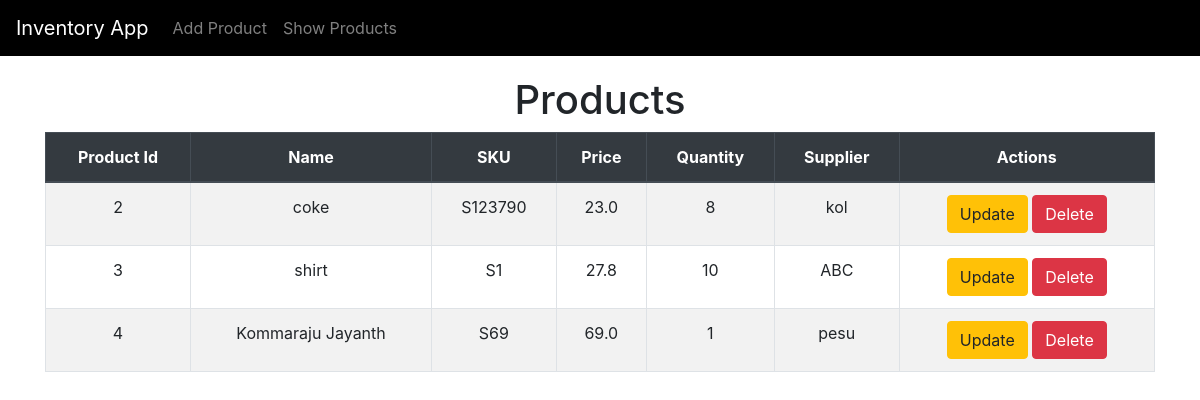
Page /list/ on the committed database.
### invApp/models.py (models this page shows, shortened)
class Product(models.Model):
    product_id=models.AutoField(primary_key=True)
    name=models.CharField(max_length=100)
    sku=models.CharField(max_length=50,unique=True)
    price=models.FloatField()
    quantity=models.IntegerField()
    supplier=models.CharField(max_length=100)

### invApp/views.py (the view)
# urls.py: path('list/',views.product_list_view,name='product_list'),
def product_list_view(request):
    products=Product.objects.all()
    return render(request,'invApp/product_list.html',{'products':products})

### invApp/templates/invApp/product_list.html (shortened to what this page needs)
{% extends "invApp/layout.html" %}
{% block content %}
<h1 class="text-center">Products</h1>
<table class="table  table-bordered table-striped text-center">
    <thead class="thead-dark">
        <tr>
            <th>Product Id</th>
            <th>Name</th>
            <th>SKU</th>
            <th>Price</th>
            <th>Quantity</th>
            <th>Supplier</th>
            <th>Actions</th>
        </tr>
    </thead>
    <tbody>
        {% for product in products %}
        <tr>
            <td> {{product.product_id }}</td>
            <td> {{product.name }}</td>
            <td> {{product.sku }}</td>
            <td> {{product.price }}</td>
            <td> {{product.quantity }}</td>
            <td> {{product.supplier }}</td>
            <td>
                <a href="{% url 'product_update' product.product_id %}" class="btn btn-warning">Update</a>
                <a href="{% url 'product_delete' product.product_id %}" class="btn btn-danger">Delete</a>
            </td>
        </tr>
        {% endfor %}
    </tbody>
</table>
{% endblock %}

### invApp/templates/invApp/layout.html (shortened to what this page needs)
<!DOCTYPE html>
<html>
    <head>
        <link  rel="stylesheet" href="https://cdn.jsdelivr.net/npm/bootstrap@4.5.2/dist/css/bootstrap.min.css">
    </head>
    <body>
        <nav class="navbar navbar-expand-lg navbar-dark fixed-top">
        <a href="{% url 'home' %}" class="navbar-brand">Inventory App</a>
        <div class="collapse navbar-collapse" id="navbarNav">
            <ul class="navbar-nav">
                <li class="nav-item">
                    <a href="{% url 'product_create' %}" class="nav-link">Add Product</a>
                </li>
                <li class="nav-item">
                  <a href="{% url 'product_list' %}" class="nav-link">Show Products</a>
                </li>
            </ul>
        </div>
    </nav>
    <div class="container">
        {% block content %} {% endblock %}
    </div>
    </body>
</html>

### invApp/templates/invApp/layout.html (style rules this page uses)
body { padding-top:56px; }
.navbar { background-color: black; }
.container { margin-top:20px; }

### rows in the picture
Product: product_id "2", name "coke", sku "S123790", price "23.0", quantity "8", supplier "kol"
Product: product_id "3", name "shirt", sku "S1", price "27.8", quantity "10", supplier "ABC"
Product: product_id "4", name "Kommaraju Jayanth", sku "S69", price "69.0", quantity "1", supplier "pesu"
